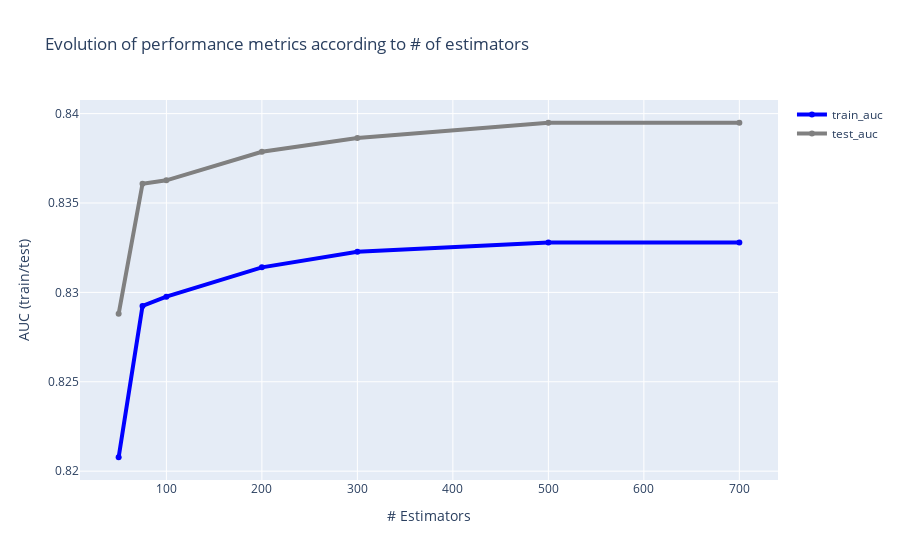

The cell this chart's notebook holds for it:
### Code cell
import plotly.graph_objs as go
from plotly.offline import download_plotlyjs, init_notebook_mode, plot, iplot

trace1 = go.Scatter(
        x=df_collector_estimators.estimators,
        y=df_collector_estimators.train_auc,
        name="train_auc",
        line=dict(color="blue", width=4),
    )

trace2 = go.Scatter(
        x=df_collector_estimators.estimators,
        y=df_collector_estimators.test_auc,
        name="test_auc",
        line=dict(color="gray", width=4),
    )
data = [trace1, trace2]

# Edit the layout
layout = dict(
        title=f"Evolution of performance metrics according to # of estimators",
        xaxis=dict(title="# Estimators"),
        yaxis=dict(title=f"AUC (train/test)"),
)

fig = dict(data=data, layout=layout)
iplot(fig)

### Figure 1 — Plotly figure (JSON) as saved in the notebook; plotly's stock layout.template omitted (floating-point values rounded to 4 significant figures)
{"data": [{"line": {"color": "blue", "width": 4}, "name": "train_auc", "type": "scatter", "x": [50, 75, 100, 200, 300, 500, 700], "y": [0.8208, 0.8292, 0.8298, 0.8314, 0.8323, 0.8328, 0.8328]}, {"line": {"color": "gray", "width": 4}, "name": "test_auc", "type": "scatter", "x": [50, 75, 100, 200, 300, 500, 700], "y": [0.8288, 0.8361, 0.8363, 0.8379, 0.8386, 0.8395, 0.8395]}], "layout": {"title": {"text": "Evolution of performance metrics according to # of estimators"}, "xaxis": {"title": {"text": "# Estimators"}}, "yaxis": {"title": {"text": "AUC (train/test)"}}}}
